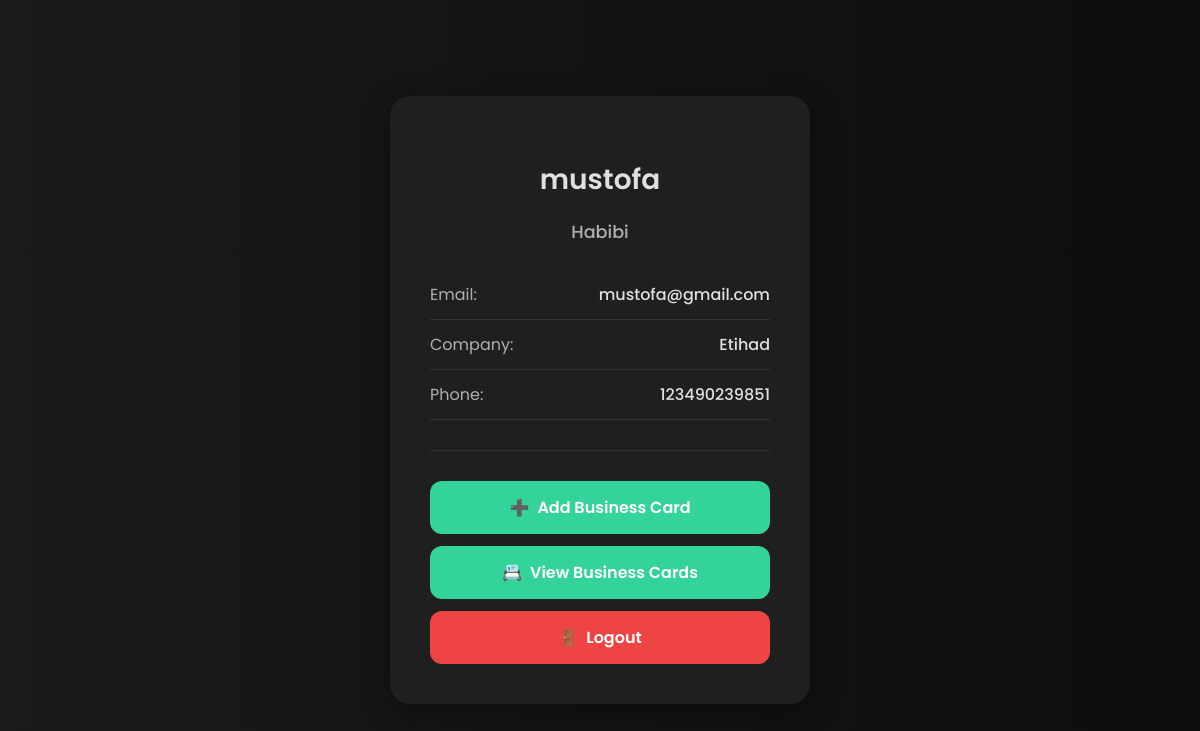
/u/mustofa/, run on the app's committed database.
### cards/models.py (models this page shows, shortened)
class UserProfile(models.Model):
    user = models.OneToOneField(User, on_delete=models.CASCADE)
    full_name = models.CharField(max_length=100)
    job_title = models.CharField(max_length=100, blank=True)
    company = models.CharField(max_length=100, blank=True)
    phone = models.CharField(max_length=20, blank=True)
    website = models.URLField(blank=True)
    profile_url = models.SlugField(unique=True, blank=True)  # unique link

### cards/views.py (the view)
# urls.py: path("u/<slug:profile_url>/", views.profile_view, name="profile"),
def profile_view(request, profile_url):
    profile = get_object_or_404(UserProfile, profile_url=profile_url)
    return render(request, "cards/profile.html", {"profile": profile})

### cards/templates/cards/profile.html (shortened to what this page needs)
<!DOCTYPE html>
<html lang="en">
<head>
</head>
<body>
    <div class="container">
        <h2>{{ profile.user.username }}</h2>
        <p class="job-title">{{ profile.job_title }}</p>
        <ul class="info-list">
            <li>Email: <strong>{{ profile.user.email }}</strong></li>
            <li>Company: <strong>{{ profile.company }}</strong></li>
            <li>Phone: <strong>{{ profile.phone }}</strong></li>
        </ul>
        <hr>
        <div class="btn-container">
            <a href="{% url 'add_business_card' %}" class="btn"><span>➕</span> Add Business Card</a>
            <a href="{% url 'businesscard_list' %}" class="btn"><span>📇</span> View Business Cards</a>
            <a href="{% url 'logout' %}" class="btn logout-btn"><span>🚪</span> Logout</a>
        </div>
    </div>
</body>
</html>

### cards/templates/cards/profile.html (style rules this page uses)
:root { --bg-color: #0d0d0d; --container-bg: #1f1f1f; --primary-text: #e0e0e0; --secondary-text: #b0b0b0; --accent-color: #34d399; --button-color: #34d399; --button-hover: #10b981; --logout-btn: #ef4444; --logout-hover: #dc2626; --shadow-light: rgba(0, 0, 0, 0.4); --shadow-heavy: rgba(0, 0, 0, 0.6); --border-color: #333; }
*, *::before, *::after { box-sizing: border-box; }
body { font-family: 'Poppins', sans-serif; background: linear-gradient(to right, #1a1a1a, #0d0d0d); display: flex; justify-content: center; align-items: center; min-height: 100vh; margin: 0; padding: 20px; }
.container { background: var(--container-bg); padding: 40px; border-radius: 20px; box-shadow: 0 8px 30px var(--shadow-light); width: 100%; max-width: 420px; text-align: center; transition: transform 0.3s ease, box-shadow 0.3s ease; }
.container h2 { margin-bottom: 5px; color: var(--primary-text); font-weight: 600; font-size: 1.75rem; }
.container .job-title { color: var(--secondary-text); font-weight: 500; font-size: 1.1rem; margin-bottom: 25px; }
.info-list { list-style: none; padding: 0; margin: 0; text-align: left; }
.info-list li { display: flex; justify-content: space-between; padding: 12px 0; font-size: 1rem; border-bottom: 1px solid var(--border-color); color: var(--secondary-text); }
.info-list li strong { color: var(--primary-text); font-weight: 500; }
hr { border: none; height: 1px; background-color: var(--border-color); margin: 30px 0; }
.btn-container { display: flex; flex-direction: column; gap: 12px; }
.btn { display: flex; align-items: center; justify-content: center; gap: 8px; text-decoration: none; background: var(--button-color); color: white; padding: 14px 20px; border-radius: 12px; border: none; cursor: pointer; font-weight: 600; font-size: 1rem; transition: background 0.3s ease, transform 0.2s ease; }
.logout-btn { background: var(--logout-btn); }

### data on the page
UserProfile: user.username "mustofa", job_title "Habibi", user.email "mustofa@gmail.com", company "Etihad", phone "123490239851"
